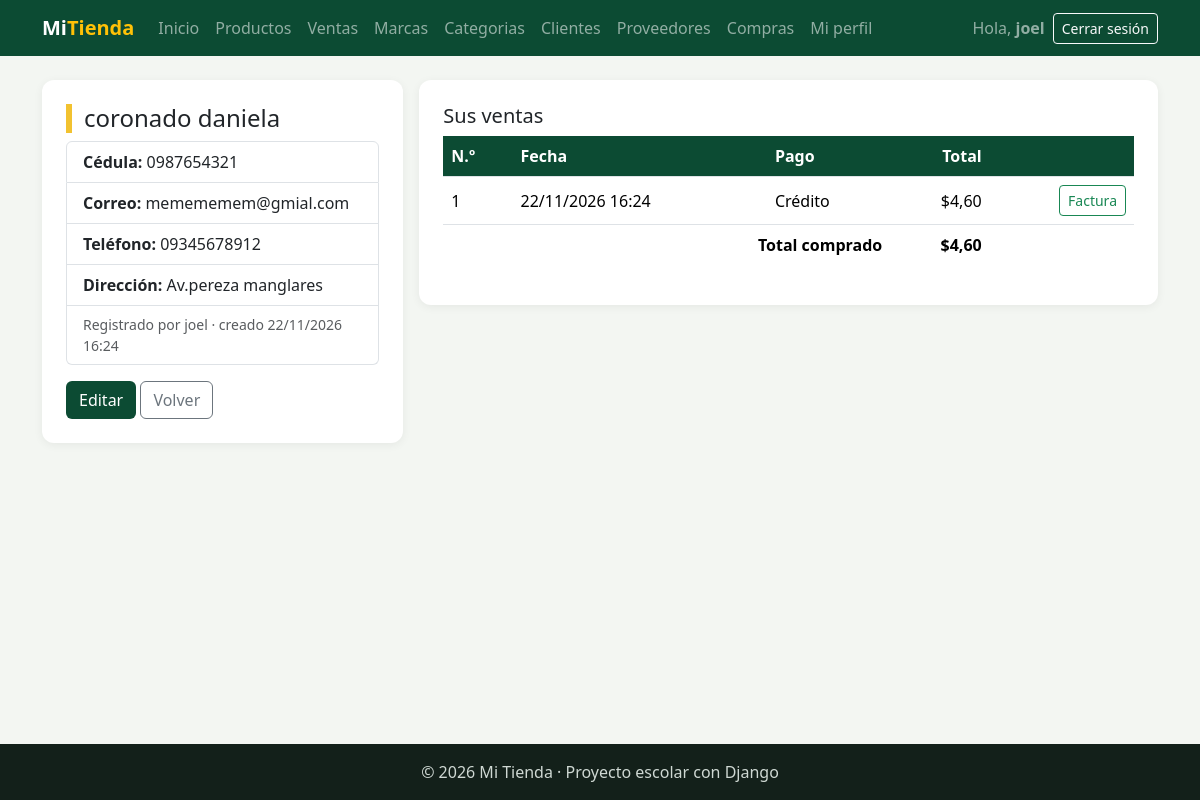
Screenshot of /facturacion/clientes/2/ (signed in) with the database file from the repository.
### facturacion/models.py (models this page shows, shortened)
class ModeloBase(models.Model):
    user = models.ForeignKey(                    # 1:N con User: un usuario registra muchos registros
        User,
        on_delete=models.SET_NULL,               # Si borran al usuario, el registro se queda con user vacío
        null=True,                               # SET_NULL necesita que la columna acepte NULL
        blank=True,
        editable=False,                          # No aparece en formularios: lo llena la VISTA, no la persona
        related_name="%(class)s_registrados",    # %(class)s = nombre del modelo → user.producto_registrados
        verbose_name="Registrado por",
    )
    fecha_creacion = models.DateTimeField("Fecha de creación", auto_now_add=True)   # Se llena sola al CREAR
    fecha_modificacion = models.DateTimeField("Última modificación", auto_now=True) # Se actualiza sola en CADA save()
    class Meta:
        abstract = True                          # ← LA CLAVE: modelo "molde", sin tabla propia

class Cliente(ModeloBase):
    cedula = models.CharField("Cédula", max_length=10, unique=True)
    nombres = models.CharField(max_length=80)
    apellidos = models.CharField(max_length=80)
    email = models.EmailField("Correo", blank=True)
    telefono = models.CharField("Teléfono", max_length=15, blank=True)
    direccion = models.CharField("Dirección", max_length=200, blank=True)
    class Meta:
        verbose_name = "Cliente"
        verbose_name_plural = "Clientes"
        ordering = ["apellidos", "nombres"]
    def __str__(self):
        return f"{self.apellidos} {self.nombres}"

class Venta(ModeloBase):
    cliente = models.ForeignKey(Cliente, on_delete=models.PROTECT, related_name="ventas")   # 1:N
    fecha_hora = models.DateTimeField("Fecha y hora", default=timezone.now)   # default: la hora actual, editable
    subtotal = models.DecimalField(max_digits=12, decimal_places=2, default=0, editable=False)
    iva = models.DecimalField("IVA", max_digits=12, decimal_places=2, default=0, editable=False)
    total = models.DecimalField(max_digits=12, decimal_places=2, default=0, editable=False)
    tipo_pago = models.CharField(
        "Tipo de pago",
        max_length=15,
        choices=TipoPago.choices,                # Solo acepta contado, credito, transferencia o tarjeta
        default=TipoPago.CONTADO,
    )
    class Meta:
        verbose_name = "Venta"
        verbose_name_plural = "Ventas"
        ordering = ["-fecha_hora"]               # La más reciente primero

### facturacion/views.py (the view)
# urls.py: path("clientes/<int:pk>/", views.ClienteDetailView.as_view(), name="cliente_detalle"),
class ClienteDetailView(LoginRequiredMixin, DetailView):   # VER UNO: datos + sus ventas
    model = Cliente
    template_name = "facturacion/cliente_detalle.html"
    context_object_name = "cliente"
    def get_queryset(self):                                # trae las ventas en 1 consulta extra (no 1 por venta)
        return super().get_queryset().prefetch_related("ventas")
    def get_context_data(self, **kwargs):                  # dato calculado: cuánto ha comprado en total
        contexto = super().get_context_data(**kwargs)
        contexto["total_comprado"] = sum((v.total for v in self.object.ventas.all()), 0)
        return contexto

### facturacion/templates/facturacion/cliente_detalle.html (shortened to what this page needs)
{% extends "base.html" %}
{% block contenido %}
<div class="row g-3">
    <div class="col-lg-4">
        <div class="tarjeta">
            <h1 class="h4 titulo-pagina">{{ cliente }}</h1>
            <ul class="list-group mb-3">
                <li class="list-group-item"><b>Cédula:</b> {{ cliente.cedula }}</li>
                <li class="list-group-item"><b>Correo:</b> {{ cliente.email|default:"—" }}</li>
                <li class="list-group-item"><b>Teléfono:</b> {{ cliente.telefono|default:"—" }}</li>
                <li class="list-group-item"><b>Dirección:</b> {{ cliente.direccion|default:"—" }}</li>
                <li class="list-group-item small text-muted">Registrado por {{ cliente.user|default:"—" }} · creado {{ cliente.fecha_creacion|date:"d/m/Y H:i" }}</li>
            </ul>
            <a href="{% url 'facturacion:cliente_editar' cliente.pk %}" class="btn btn-verde">Editar</a>
            <a href="{% url 'facturacion:cliente_lista' %}" class="btn btn-outline-secondary">Volver</a>
        </div>
    </div>
    <div class="col-lg-8">
        <div class="tarjeta">
            <h2 class="h5">Sus ventas</h2>
            <table class="table align-middle">
                <thead><tr><th>N.º</th><th>Fecha</th><th>Pago</th><th class="text-end">Total</th><th></th></tr></thead>
                <tbody>
                    {% for venta in cliente.ventas.all %}
                    <tr>
                        <td>{{ venta.pk }}</td>
                        <td>{{ venta.fecha_hora|date:"d/m/Y H:i" }}</td>
                        <td>{{ venta.get_tipo_pago_display }}</td>
                        <td class="text-end">${{ venta.total }}</td>
                        <td class="text-end"><a href="{% url 'facturacion:venta_detalle' venta.pk %}" class="btn btn-sm btn-outline-success">Factura</a></td>
                    </tr>
                    {% empty %}
                    <tr><td colspan="5" class="text-center text-muted py-3">Este cliente todavía no tiene ventas.</td></tr>
                    {% endfor %}
                </tbody>
                <tfoot class="totales">
                    <tr><td colspan="3" class="text-end fw-bold">Total comprado</td><td class="text-end fw-bold">${{ total_comprado|floatformat:2 }}</td><td></td></tr>
                </tfoot>
            </table>
        </div>
    </div>
</div>
{% endblock %}

### templates/base.html (shortened to what this page needs)
{% load static %}
<!DOCTYPE html>
<html lang="es">
<head>
    <link href="https://cdn.jsdelivr.net/npm/bootstrap@5.3.3/dist/css/bootstrap.min.css" rel="stylesheet">
    <link rel="stylesheet" href="{% static 'css/estilos.css' %}">
</head>
<body>
    <nav class="navbar navbar-expand-lg navbar-dark barra">
        <div class="container">
            <a class="navbar-brand fw-bold" href="{% url 'home' %}">Mi<span class="text-warning">Tienda</span></a>
            <div class="collapse navbar-collapse" id="menu">
                <ul class="navbar-nav me-auto">
                    <li class="nav-item"><a class="nav-link" href="{% url 'home' %}">Inicio</a></li>
                    {% if user.is_authenticated %}
                        <li class="nav-item"><a class="nav-link" href="{% url 'facturacion:producto_lista' %}">Productos</a></li>
                        <li class="nav-item"><a class="nav-link" href="{% url 'facturacion:venta_lista' %}">Ventas</a></li>
                        <li class="nav-item"><a class="nav-link" href="{% url 'facturacion:marca_lista' %}">Marcas</a></li>
                        <li class="nav-item"><a class="nav-link" href="{% url 'facturacion:categoria_lista' %}">Categorias</a></li>
                        <li class="nav-item"><a class="nav-link" href="{% url 'facturacion:cliente_lista' %}">Clientes</a></li>
                        <li class="nav-item"><a class="nav-link" href="{% url 'facturacion:proveedor_lista' %}">Proveedores</a></li>
                        <li class="nav-item"><a class="nav-link" href="{% url 'facturacion:compra_lista' %}">Compras</a></li>
                        <li class="nav-item"><a class="nav-link" href="{% url 'facturacion:mi_perfil' %}">Mi perfil</a></li>
                    {% endif %}
                </ul>
                <ul class="navbar-nav align-items-lg-center gap-2">
                    {% if user.is_authenticated %}
                        <li class="nav-item navbar-text">Hola, <b>{{ user.username }}</b></li>
                        <li class="nav-item">
                            <form method="post" action="{% url 'logout' %}" class="m-0">
                                <button type="submit" class="btn btn-sm btn-outline-light">Cerrar sesión</button>
                            </form>
                        </li>
                    {% else %}
                        <li class="nav-item"><a class="nav-link" href="{% url 'login' %}">Ingresar</a></li>
                        <li class="nav-item"><a class="btn btn-sm btn-warning" href="{% url 'registro' %}">Crear cuenta</a></li>
                    {% endif %}
                </ul>
            </div>
        </div>
    </nav>
    <main class="container py-4">
        {% block contenido %}{% endblock %}
    </main>
    <footer class="pie text-center py-3">© 2026 Mi Tienda · Proyecto escolar con Django</footer>
</body>
</html>

### static/css/estilos.css (style rules this page uses)
:root { --verde: #0c4b33; --verde-claro: #2f9e6e; --amarillo: #f2c230; }
body { background-color: #f3f6f2; min-height: 100vh; display: flex; flex-direction: column; }
main { flex: 1; }
.barra { background-color: var(--verde); }
.titulo-pagina { border-left: 6px solid var(--amarillo); padding-left: 12px; }
.tarjeta { background: white; border-radius: 12px; padding: 24px; box-shadow: 0 2px 10px rgba(0,0,0,.06); }
.table thead th { background-color: var(--verde); color: white; }
.btn-verde { background-color: var(--verde); color: white; }
.pie { background-color: #13201a; color: #cfd8d3; }
.totales td { border: 0; }

### rows the page displays
Cliente: apellidos+nombres "coronado daniela", cedula "0987654321", email "memememem@gmial.com", telefono "09345678912", direccion "Av.pereza manglares", user "joel", fecha_creacion "22/11/2026 16:24"
Venta: pk "1", fecha_hora "22/11/2026 16:24", tipo_pago "Crédito", total "4,60"

### other values shown
{{ user.username }} "joel"
{{ total_comprado|floatformat:2 }} "4,60"
